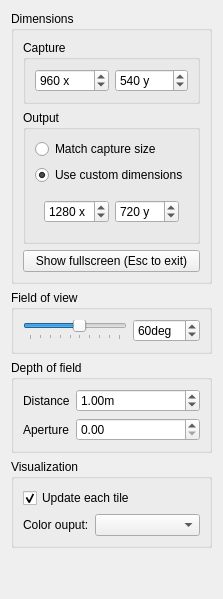
        <widget class="QWidget" name="cameraTab">
         <attribute name="title">
          <string>Camera</string>
         </attribute>
         <layout class="QVBoxLayout" name="verticalLayout_8">
          <item>
           <widget class="QGroupBox" name="dimensionsGroupBox">
            <property name="title">
             <string>Dimensions</string>
            </property>
            <layout class="QVBoxLayout" name="verticalLayout_3">
             <item>
              <widget class="QGroupBox" name="captureGroup">
               <property name="title">
                <string>Capture</string>
               </property>
               <layout class="QVBoxLayout" name="verticalLayout">
                <item>
                 <layout class="QHBoxLayout" name="horizontalLayout">
                  <item>
                   <widget class="QSpinBox" name="captureDimensionsSpinX">
                    <property name="suffix">
                     <string> x</string>
                    </property>
                    <property name="minimum">
                     <number>16</number>
                    </property>
                    <property name="maximum">
                     <number>3840</number>
                    </property>
                    <property name="value">
                     <number>960</number>
                    </property>
                   </widget>
                  </item>
                  <item>
                   <widget class="QSpinBox" name="captureDimensionsSpinY">
                    <property name="suffix">
                     <string> y</string>
                    </property>
                    <property name="minimum">
                     <number>16</number>
                    </property>
                    <property name="maximum">
                     <number>2160</number>
                    </property>
                    <property name="value">
                     <number>540</number>
                    </property>
                   </widget>
                  </item>
                 </layout>
                </item>
               </layout>
              </widget>
             </item>
             <item>
              <widget class="QGroupBox" name="outputDimensionsGroup">
               <property name="title">
                <string>Output</string>
               </property>
               <layout class="QVBoxLayout" name="verticalLayout_12">
                <item>
                 <widget class="QRadioButton" name="matchCaptureSizeRadioBtn">
                  <property name="text">
                   <string>Match capture size</string>
                  </property>
                  <property name="checked">
                   <bool>false</bool>
                  </property>
                  <attribute name="buttonGroup">
                   <string notr="true">outputDimensionsButtonGroup</string>
                  </attribute>
                 </widget>
                </item>
                <item>
                 <widget class="QRadioButton" name="customOutputDimensionsRadioBtn">
                  <property name="text">
                   <string>Use custom dimensions</string>
                  </property>
                  <property name="checked">
                   <bool>true</bool>
                  </property>
                  <attribute name="buttonGroup">
                   <string notr="true">outputDimensionsButtonGroup</string>
                  </attribute>
                 </widget>
                </item>
                <item>
                 <widget class="QWidget" name="customOutputDimensionsWidget" native="true">
                  <property name="enabled">
                   <bool>true</bool>
                  </property>
                  <layout class="QHBoxLayout" name="customOutputDimensionsLayout">
                   <item>
                    <widget class="QSpinBox" name="outputDimensionsSpinX">
                     <property name="suffix">
                      <string> x</string>
                     </property>
                     <property name="minimum">
                      <number>16</number>
                     </property>
                     <property name="maximum">
                      <number>3840</number>
                     </property>
                     <property name="value">
                      <number>1280</number>
                     </property>
                    </widget>
                   </item>
                   <item>
                    <widget class="QSpinBox" name="outputDimensionsSpinY">
                     <property name="suffix">
                      <string> y</string>
                     </property>
                     <property name="minimum">
                      <number>16</number>
                     </property>
                     <property name="maximum">
                      <number>2160</number>
                     </property>
                     <property name="value">
                      <number>720</number>
                     </property>
                    </widget>
                   </item>
                  </layout>
                 </widget>
                </item>
               </layout>
              </widget>
             </item>
             <item>
              <widget class="QPushButton" name="fullscreenButton">
               <property name="text">
                <string>Show fullscreen (Esc to exit)</string>
               </property>
              </widget>
             </item>
            </layout>
           </widget>
          </item>
          <item>
           <widget class="QGroupBox" name="fieldOfViewGroup">
            <property name="title">
             <string>Field of view</string>
            </property>
            <layout class="QHBoxLayout" name="horizontalLayout_19">
             <item>
              <widget class="QSlider" name="fieldOfViewSlider">
               <property name="minimum">
                <number>10</number>
               </property>
               <property name="maximum">
                <number>100</number>
               </property>
               <property name="value">
                <number>60</number>
               </property>
               <property name="orientation">
                <enum>Qt::Horizontal</enum>
               </property>
               <property name="tickPosition">
                <enum>QSlider::TicksBelow</enum>
               </property>
               <property name="tickInterval">
                <number>10</number>
               </property>
              </widget>
             </item>
             <item>
              <widget class="QSpinBox" name="fieldOfViewSpin">
               <property name="suffix">
                <string>deg</string>
               </property>
               <property name="minimum">
                <number>10</number>
               </property>
               <property name="maximum">
                <number>100</number>
               </property>
               <property name="value">
                <number>60</number>
               </property>
              </widget>
             </item>
            </layout>
           </widget>
          </item>
          <item>
           <widget class="QGroupBox" name="depthOfFieldGroup">
            <property name="title">
             <string>Depth of field</string>
            </property>
            <layout class="QFormLayout" name="formLayout">
             <item row="0" column="0">
              <widget class="QLabel" name="dofDistanceLabel">
               <property name="text">
                <string>Distance</string>
               </property>
              </widget>
             </item>
             <item row="0" column="1">
              <widget class="QDoubleSpinBox" name="dofDistanceSpin">
               <property name="suffix">
                <string>m</string>
               </property>
               <property name="minimum">
                <double>0.500000000000000</double>
               </property>
               <property name="maximum">
                <double>1000.000000000000000</double>
               </property>
               <property name="value">
                <double>1.000000000000000</double>
               </property>
              </widget>
             </item>
             <item row="1" column="0">
              <widget class="QLabel" name="dofApertureLabel">
               <property name="text">
                <string>Aperture</string>
               </property>
              </widget>
             </item>
             <item row="1" column="1">
              <widget class="QDoubleSpinBox" name="dofApertureSpin">
               <property name="value">
                <double>0.000000000000000</double>
               </property>
              </widget>
             </item>
            </layout>
           </widget>
          </item>
          <item>
           <widget class="QGroupBox" name="visualizationGroup">
            <property name="title">
             <string>Visualization</string>
            </property>
            <layout class="QFormLayout" name="formLayout_2">
             <item row="0" column="0" colspan="2">
              <widget class="QCheckBox" name="updateEachTileCheck">
               <property name="text">
                <string>Update each tile</string>
               </property>
               <property name="checked">
                <bool>true</bool>
               </property>
              </widget>
             </item>
             <item row="1" column="0">
              <widget class="QLabel" name="colorOutputLabel">
               <property name="text">
                <string>Color ouput:</string>
               </property>
              </widget>
             </item>
             <item row="1" column="1">
              <widget class="QComboBox" name="colorOutputCombo"/>
             </item>
            </layout>
           </widget>
          </item>
          <item>
           <spacer name="cameraSpacer">
            <property name="orientation">
             <enum>Qt::Vertical</enum>
            </property>
            <property name="sizeHint" stdset="0">
             <size>
              <width>20</width>
              <height>40</height>
             </size>
            </property>
           </spacer>
          </item>
         </layout>
        </widget>
